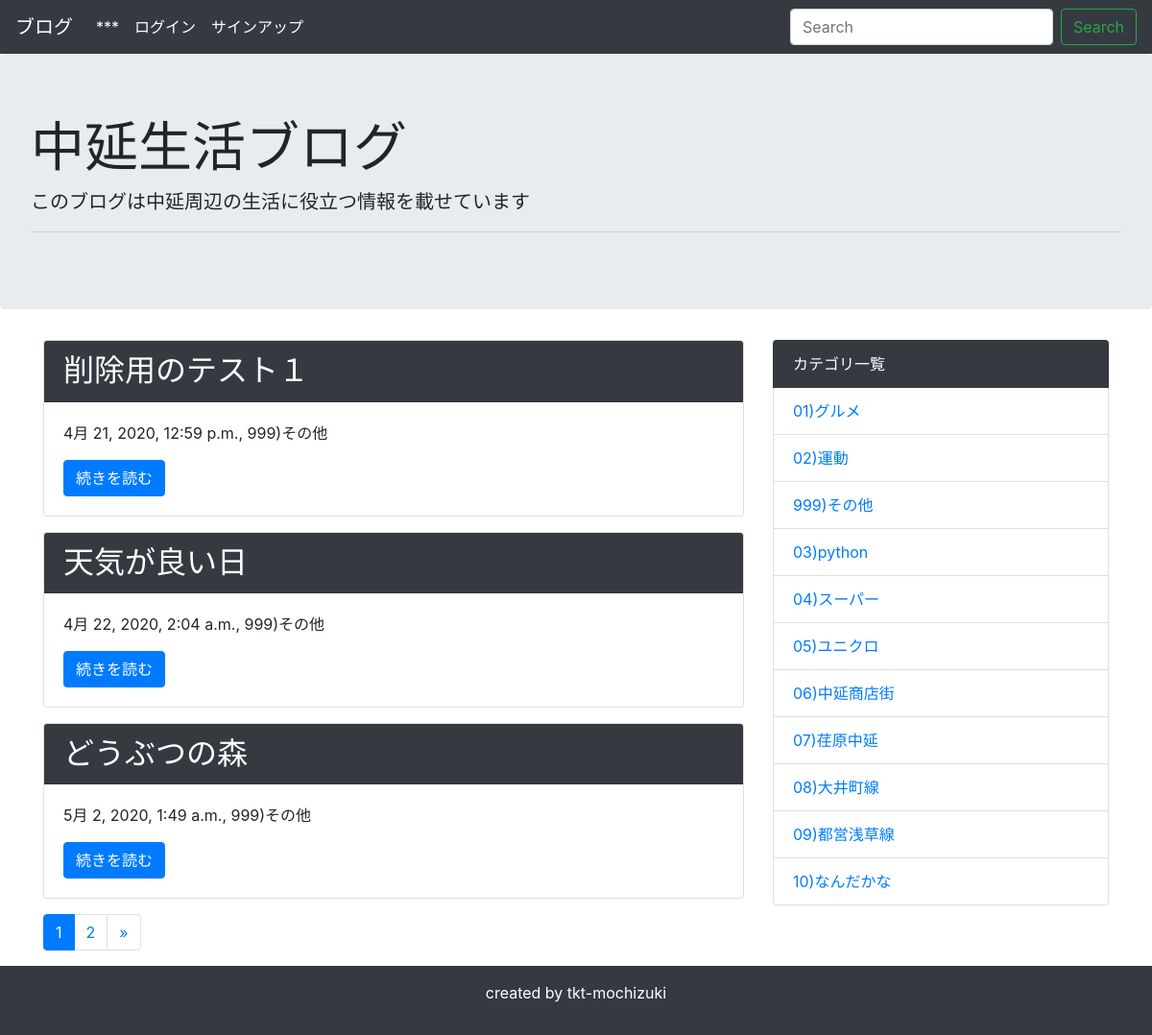
Screenshot of /category/3/ with the database file from the repository.
### blog/models.py (models this page shows, shortened)
class Post(models.Model):
    title = models.CharField('タイトル', max_length=100)
    text = models.TextField('本文')
    image = models.ImageField(upload_to='',blank=True, null=True)
    created_at = models.DateTimeField('作成日',default=timezone.now)
    created_user = models.ForeignKey(User, verbose_name = '登録ユーザー', blank=True, null=True, on_delete = models.PROTECT
    )
    category = models.ForeignKey(
        Category, verbose_name = 'カテゴリ', on_delete = models.PROTECT
    )

class Category(models.Model):
    name = models.CharField('カテゴリー名', max_length=200)
    created_at = models.DateTimeField('作成日',default=timezone.now)
    def __str__(self):
        return self.name

### blog/views.py (the view)
# urls.py: path('category/<int:pk>/', views.CategoryView.as_view(), name='category'),
class CategoryView(generic.ListView):
    template_name = 'blog/post_list.html'
    model = Post
    paginate_by = 3 # 追加
    def get_queryset(self):
        category = get_object_or_404(Category, pk=self.kwargs['pk'])
        queryset = Post.objects.order_by('created_at').filter(category=category)
        return queryset

### blog/context_processors.py (called while the page is built)
def common(request):
    context = {
        'category_list':Category.objects.all(),
    }
    return context

### blog/templatetags/mytag.py (called while the page is built)
@register.simple_tag
def url_replace(request, field, value):
    url_dict = request.GET.copy()
    url_dict[field] = value
    return url_dict.urlencode()

### blog/templates/blog/post_list.html
{% extends 'blog/base.html' %}
{% block content %}
{% for post in post_list %}
<div class="card mb-3">
    <h2 class="card-header bg-dark text-white">{{ post.title }}</h2>
    <div class="card-body">
      <p>{{ post.created_at }}, {{ post.category }}</p>
      <a href="{% url 'blog:detail' post.pk %}" class="btn btn-primary">続きを読む</a>
    </div>
</div>
{% endfor %}
{% include 'blog/pagination.html' %}
{% endblock %}

### blog/templates/blog/base.html (shortened to what this page needs)
<!doctype html>
<html lang="ja">
  <head>
    <link rel="stylesheet" href="https://stackpath.bootstrapcdn.com/bootstrap/4.4.1/css/bootstrap.min.css">
  </head>
  <body>
    <nav class="navbar navbar-expand-lg navbar-dark bg-dark">
      <a class="navbar-brand" href="{% url 'blog:index' %}">ブログ</a>
      <div class="collapse navbar-collapse" id="navbarSupportedContent">
        <ul class="navbar-nav mr-auto">
          <li class="nav-item active">
            <a class="nav-link" href="#">***</a>
          </li>
          {% if user.is_authenticated %}
          <li class="navbar-brand">
            login: {{ user.get_username }}
          </li>
          <li class="nav-item active">
            <a class="nav-link" href="{% url 'blog:add' %}">ブログの追加</a>
          </li>
          <li class="nav-item active">
          </li>
            {% else %}
            <li class="nav-item active">
             <a class="nav-link" href="{% url 'accounts:login' %}">ログイン</a>
            </li>
            <li class="nav-item active">
              <a class="nav-link" href="{% url 'accounts:signup' %}">サインアップ</a>
             </li>
            {% endif %}
        </ul>
        <form class="form-inline my-2 my-lg-0" method="GET" action="{% url 'blog:index' %}">
          <input class="form-control mr-sm-2" type="text" placeholder="Search" aria-label="Search" name="keyword">
          <button class="btn btn-outline-success my-2 my-sm-0" type="submit">Search</button>
        </form>
      </div>
    </nav>
    <div class="jumbotron">
      <h1 class="display-4">中延生活ブログ</h1>
      <p class="lead">このブログは中延周辺の生活に役立つ情報を載せています</p>
      <hr class="my-2">
    </div>
    <div class="container">
      <div class="row">
          <div class="col-md-8">
              {% block content %}
              {% endblock %}
          </div>
          <div class="col-md-4">
              <ul class="list-group">
                  <li class="list-group-item bg-dark text-white">カテゴリ一覧</li>
                  {% for category in category_list %}
                  <li class="list-group-item"><a href="{% url 'blog:category' category.pk %}">{{ category }}</a></li>
                  {% endfor %}
              </ul>
          </div>
      </div>
    </div>
    <footer class="bg-dark text-white text-center py-3">
        <p>created by tkt-mochizuki</p>
    </footer>
  </body>
</html>

### rows the page displays
Post: title "削除用のテスト１", created_at "4月 21, 2020, 12:59 p.m.", category "999)その他"
Post: title "天気が良い日", created_at "4月 22, 2020, 2:04 a.m.", category "999)その他"
Post: title "どうぶつの森", created_at "5月 2, 2020, 1:49 a.m.", category "999)その他"
Category: name "01)グルメ"
Category: name "02)運動"
Category: name "999)その他"
Category: name "03)python"
Category: name "04)スーパー"
Category: name "05)ユニクロ"
Category: name "06)中延商店街"
Category: name "07)荏原中延"
Category: name "08)大井町線"
Category: name "09)都営浅草線"
Category: name "10)なんだかな"

### other values shown
{{ link_page }} "1"
{{ link_page }} "2"
